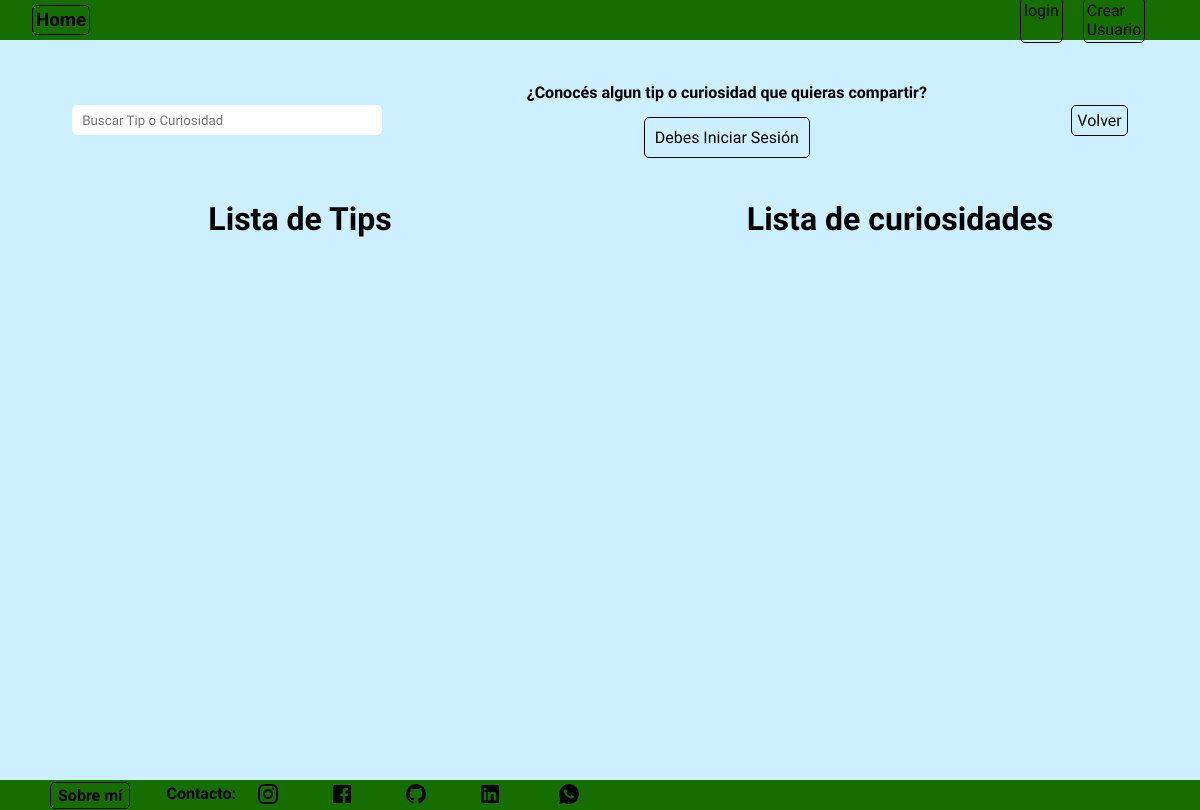
The app's page /comunidad/comunidad/tipcuriosidad/list, older data.
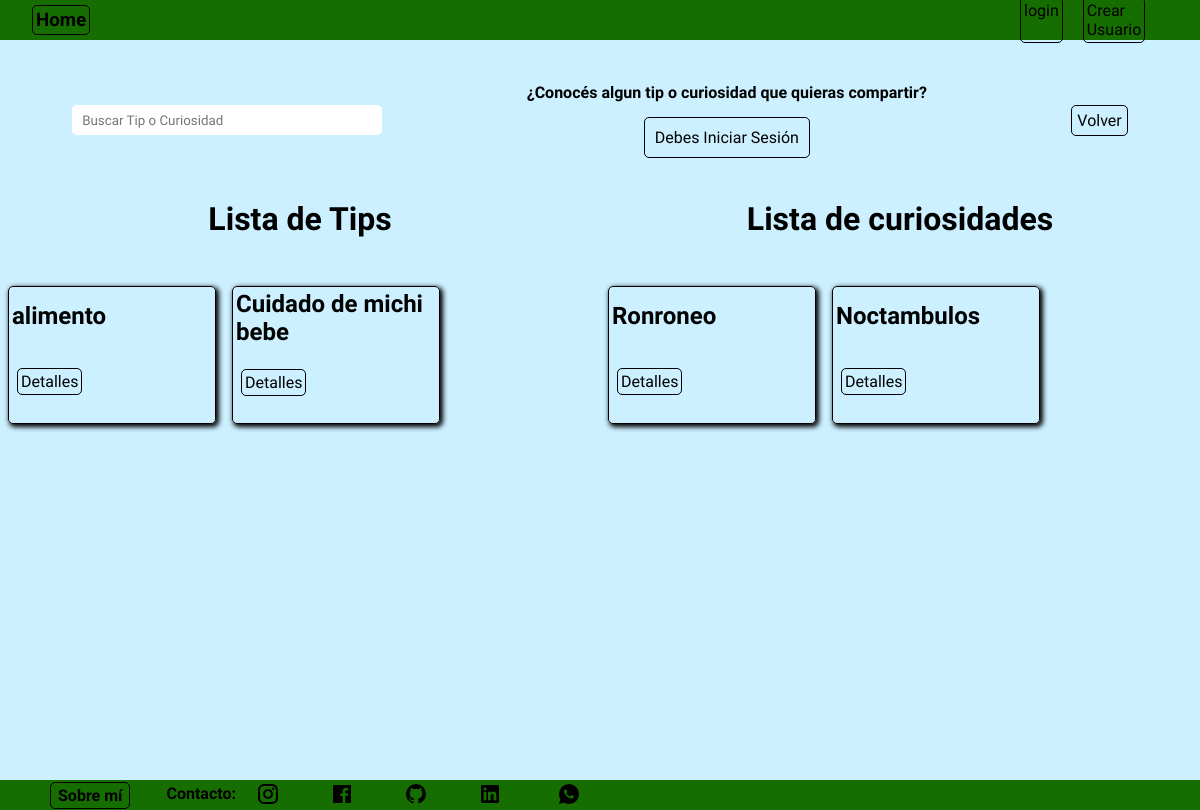
The same page, newer data.
### comunidad/models.py (models this page shows, shortened)
class TipCuriosidad(models.Model):
    class TipCuriosidad(models.TextChoices):
        TIP = 'tip', 'Tip'
        CURIOSIDAD = 'curiosidad', 'Curiosidad'
    nombre = models.CharField(max_length=100)
    animal = models.ForeignKey(TipoAnimal, on_delete=models.SET_NULL, null=True, blank=True)
    tip_o_curiosidad = models.CharField(max_length=10, choices=TipCuriosidad.choices, verbose_name='Tip o curiosidad')
    url = models.CharField(max_length=250,null=True,blank=True, verbose_name='URL')
    dato = models.TextField(null=True,blank=True)
    class Meta:
        verbose_name = 'Tip o curiosidad'
        verbose_name_plural = 'Tips o curiosidades'

### comunidad/views.py (the view)
# urls.py: path('comunidad/tipcuriosidad/list', tipcuriosidadlist, name='tipcuriosidad_list'),
def tipcuriosidadlist(request):
    busqueda = request.GET.get("busqueda", None)
    consulta = TipCuriosidad.objects.all()
    if busqueda:
        consulta = TipCuriosidad.objects.filter(
            Q(nombre__icontains=busqueda) |
            Q(animal__nombre__icontains=busqueda) |
            Q(tip_o_curiosidad__icontains=busqueda)
            )
    else:
        consulta = TipCuriosidad.objects.all()
    return render(request, 'comunidad/tipcuriosidad_list.html', {'tipcuriosidad': consulta})

### comunidad/templates/comunidad/tipcuriosidad_list.html (shortened to what this page needs)
{% extends 'core/base.html' %}
{% block content %}
    <nav class="navbar">
        <div class="titulo">
            <h3><a href="{% url 'core:index' %}" class="link">Home</a></h3>
        </div>
        <div class="login">
            {% if user.is_authenticated %}
            <form action="{% url 'login:logout' %}" method="post">
                {% csrf_token %}
                <button type="submit" class="logout">Logout</button>
            </form>
            {% else %}
                <a href="{% url 'login:index' %}" class="link">login</a>
                <a href="{% url 'login:singup' %}" class="link">Crear Usuario</a>
            {% endif %}
        </div>
    </nav>
    <main class="contenedor">
        <div class="header_lista_veterinarias">
            <div class="busqueda_tipcuriosidad">
                <form action="{% url 'comunidad:tipcuriosidad_list' %}" method="get">
                    <input type="text" name="busqueda" placeholder="Buscar Tip o Curiosidad" class="texto_busqueda_control">
                </form>
            </div>
            {% if user.is_authenticated %}
            <div class="contenedor_registrar_veterinaria">
                <p><strong>¿Conocés algun tip o curiosidad que quieras compartir?</strong></p>
                <p class="caja_registrar_veterinaria"><a href="{% url 'comunidad:tipcuriosidad_create' %}" class="registrar_veterinaria">Cargá un tip o curiosidad</a></p>
            </div>
            {% else %}
            <div class="contenedor_registrar_veterinaria">
                <p><strong>¿Conocés algun tip o curiosidad que quieras compartir?</strong></p>
                <p class="caja_registrar_veterinaria"><a href="{% url 'login:index' %}" class="registrar_veterinaria">Debes Iniciar Sesión</a></p>
            </div>
            {% endif %}
            <div class="volver_veterinarias_contenedor">
                <a href="{% url 'comunidad:index' %}" class="volver_mascota">Volver</a>
            </div>
        </div>
        <div class="contenedor_tips_curiosidades">
            <div class="lista_tips">
                <div class="contenedor_titulo_tipcuriosidad">
                    <h1 class="titulo_tips">Lista de Tips</h1>
                </div>
                <div class="tarjetas_tipcuriosidades">
                    {% for dato in tipcuriosidad %}
                    {% if dato.tip_o_curiosidad == 'tip' %}
                    <ul class="veterinarias_list_completo">
                        <div class="control_list">
                            <p class="nombre_control"><strong>{{dato.nombre}}</strong></p>
                            <div class="crud_mascota">
                                <a href="{% url 'comunidad:tipcuriosidad_detail' dato.id %}" class="control_detalle">Detalles</a>
                            </div>
                        </div>
                    </ul>
                    {% endif %}
                    {% endfor %}
                </div>
            </div>
            <div class="lista_curiosidades">
                <div class="contenedor_titulo_tipcuriosidad">
                    <h1 class="titulo_curiosidades">Lista de curiosidades</h1>
                </div>
                <div class="tarjetas_tipcuriosidades">
                    {% for dato in tipcuriosidad %}
                    {% if dato.tip_o_curiosidad == 'curiosidad' %}
                    <ul class="veterinarias_list_completo">
                        <div class="control_list">
                            <p class="nombre_control"><strong>{{dato.nombre}}</strong></p>
                            <div class="crud_mascota">
                                <a href="{% url 'comunidad:tipcuriosidad_detail' dato.id %}" class="control_detalle">Detalles</a>
                            </div>
                        </div>
                    </ul>
                    {% endif %}
                    {% endfor %}
                </div>
            </div>
        </div>
    </main>
{% endblock content %}

Row changes from the older to the newer data that the page shows:
added TipCuriosidad: nombre "alimento", shown under "Lista de Tips"
added TipCuriosidad: nombre "Cuidado de michi bebe", shown under "Lista de Tips"
added TipCuriosidad: nombre "Ronroneo", shown under "Lista de curiosidades"
added TipCuriosidad: nombre "Noctambulos", shown under "Lista de curiosidades"
